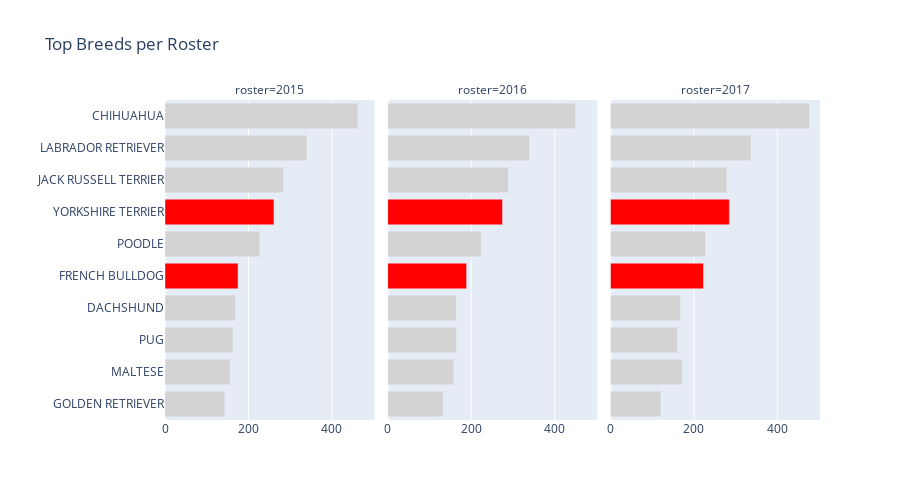

The cell this chart's notebook holds for it:
### Code cell
# Now you can plot the data
import plotly.express as px

# Sort the DataFrame by 'roster' and 'color'
# top_breeds_per_roster = top_breeds_per_roster.sort_values(["roster", "counts"])

# create a color map to highlight certain breeds
highlights = {"FRENCH BULLDOG": "red", "YORKSHIRE TERRIER": "red"}
highlights.update(
    {
        breed: "lightgray"
        for breed in top_breeds_per_roster["breed1_std"].unique()
        if breed not in highlights.keys()
    }
)

# Plot the data
fig = px.bar(
    top_breeds_per_roster,
    x="counts",
    y="breed1_std",
    color="breed1_std",
    orientation="h",
    title="Top Breeds per Roster",
    labels={"counts": "", "breed1_std": ""},
    color_discrete_map=highlights,
    facet_col="roster",
    height=500,
)
fig.update_traces(hovertemplate="Breed: %{y}<br>Count: %{x}")
fig.update_layout(showlegend=False)
fig.show()

### Figure 1 — Plotly figure (JSON) as saved in the notebook; plotly's stock layout.template omitted (floating-point values rounded to 4 significant figures)
{"data": [{"alignmentgroup": "True", "hovertemplate": "Breed: %{y}<br>Count: %{x}", "legendgroup": "CHIHUAHUA", "marker": {"color": "lightgray", "pattern": {"shape": ""}}, "name": "CHIHUAHUA", "offsetgroup": "CHIHUAHUA", "orientation": "h", "showlegend": true, "textposition": "auto", "type": "bar", "x": [462], "xaxis": "x", "y": ["CHIHUAHUA"], "yaxis": "y"}, {"alignmentgroup": "True", "hovertemplate": "Breed: %{y}<br>Count: %{x}", "legendgroup": "CHIHUAHUA", "marker": {"color": "lightgray", "pattern": {"shape": ""}}, "name": "CHIHUAHUA", "offsetgroup": "CHIHUAHUA", "orientation": "h", "showlegend": false, "textposition": "auto", "type": "bar", "x": [450], "xaxis": "x2", "y": ["CHIHUAHUA"], "yaxis": "y2"}, {"alignmentgroup": "True", "hovertemplate": "Breed: %{y}<br>Count: %{x}", "legendgroup": "CHIHUAHUA", "marker": {"color": "lightgray", "pattern": {"shape": ""}}, "name": "CHIHUAHUA", "offsetgroup": "CHIHUAHUA", "orientation": "h", "showlegend": false, "textposition": "auto", "type": "bar", "x": [477], "xaxis": "x3", "y": ["CHIHUAHUA"], "yaxis": "y3"}, {"alignmentgroup": "True", "hovertemplate": "Breed: %{y}<br>Count: %{x}", "legendgroup": "LABRADOR RETRIEVER", "marker": {"color": "lightgray", "pattern": {"shape": ""}}, "name": "LABRADOR RETRIEVER", "offsetgroup": "LABRADOR RETRIEVER", "orientation": "h", "showlegend": true, "textposition": "auto", "type": "bar", "x": [340], "xaxis": "x", "y": ["LABRADOR RETRIEVER"], "yaxis": "y"}, {"alignmentgroup": "True", "hovertemplate": "Breed: %{y}<br>Count: %{x}", "legendgroup": "LABRADOR RETRIEVER", "marker": {"color": "lightgray", "pattern": {"shape": ""}}, "name": "LABRADOR RETRIEVER", "offsetgroup": "LABRADOR RETRIEVER", "orientation": "h", "showlegend": false, "textposition": "auto", "type": "bar", "x": [340], "xaxis": "x2", "y": ["LABRADOR RETRIEVER"], "yaxis": "y2"}, {"alignmentgroup": "True", "hovertemplate": "Breed: %{y}<br>Count: %{x}", "legendgroup": "LABRADOR RETRIEVER", "marker": {"color": "lightgray", "pattern": {"shape": ""}}, "name": "LABRADOR RETRIEVER", "offsetgroup": "LABRADOR RETRIEVER", "orientation": "h", "showlegend": false, "textposition": "auto", "type": "bar", "x": [337], "xaxis": "x3", "y": ["LABRADOR RETRIEVER"], "yaxis": "y3"}, {"alignmentgroup": "True", "hovertemplate": "Breed: %{y}<br>Count: %{x}", "legendgroup": "JACK RUSSELL TERRIER", "marker": {"color": "lightgray", "pattern": {"shape": ""}}, "name": "JACK RUSSELL TERRIER", "offsetgroup": "JACK RUSSELL TERRIER", "orientation": "h", "showlegend": true, "textposition": "auto", "type": "bar", "x": [284], "xaxis": "x", "y": ["JACK RUSSELL TERRIER"], "yaxis": "y"}, {"alignmentgroup": "True", "hovertemplate": "Breed: %{y}<br>Count: %{x}", "legendgroup": "JACK RUSSELL TERRIER", "marker": {"color": "lightgray", "pattern": {"shape": ""}}, "name": "JACK RUSSELL TERRIER", "offsetgroup": "JACK RUSSELL TERRIER", "orientation": "h", "showlegend": false, "textposition": "auto", "type": "bar", "x": [289], "xaxis": "x2", "y": ["JACK RUSSELL TERRIER"], "yaxis": "y2"}, {"alignmentgroup": "True", "hovertemplate": "Breed: %{y}<br>Count: %{x}", "legendgroup": "JACK RUSSELL TERRIER", "marker": {"color": "lightgray", "pattern": {"shape": ""}}, "name": "JACK RUSSELL TERRIER", "offsetgroup": "JACK RUSSELL TERRIER", "orientation": "h", "showlegend": false, "textposition": "auto", "type": "bar", "x": [279], "xaxis": "x3", "y": ["JACK RUSSELL TERRIER"], "yaxis": "y3"}, {"alignmentgroup": "True", "hovertemplate": "Breed: %{y}<br>Count: %{x}", "legendgroup": "YORKSHIRE TERRIER", "marker": {"color": "red", "pattern": {"shape": ""}}, "name": "YORKSHIRE TERRIER", "offsetgroup": "YORKSHIRE TERRIER", "orientation": "h", "showlegend": true, "textposition": "auto", "type": "bar", "x": [261], "xaxis": "x", "y": ["YORKSHIRE TERRIER"], "yaxis": "y"}, {"alignmentgroup": "True", "hovertemplate": "Breed: %{y}<br>Count: %{x}", "legendgroup": "YORKSHIRE TERRIER", "marker": {"color": "red", "pattern": {"shape": ""}}, "name": "YORKSHIRE TERRIER", "offsetgroup": "YORKSHIRE TERRIER", "orientation": "h", "showlegend": false, "textposition": "auto", "type": "bar", "x": [275], "xaxis": "x2", "y": ["YORKSHIRE TERRIER"], "yaxis": "y2"}, {"alignmentgroup": "True", "hovertemplate": "Breed: %{y}<br>Count: %{x}", "legendgroup": "YORKSHIRE TERRIER", "marker": {"color": "red", "pattern": {"shape": ""}}, "name": "YORKSHIRE TERRIER", "offsetgroup": "YORKSHIRE TERRIER", "orientation": "h", "showlegend": false, "textposition": "auto", "type": "bar", "x": [285], "xaxis": "x3", "y": ["YORKSHIRE TERRIER"], "yaxis": "y3"}, {"alignmentgroup": "True", "hovertemplate": "Breed: %{y}<br>Count: %{x}", "legendgroup": "POODLE", "marker": {"color": "lightgray", "pattern": {"shape": ""}}, "name": "POODLE", "offsetgroup": "POODLE", "orientation": "h", "showlegend": true, "textposition": "auto", "type": "bar", "x": [227], "xaxis": "x", "y": ["POODLE"], "yaxis": "y"}, {"alignmentgroup": "True", "hovertemplate": "Breed: %{y}<br>Count: %{x}", "legendgroup": "POODLE", "marker": {"color": "lightgray", "pattern": {"shape": ""}}, "name": "POODLE", "offsetgroup": "POODLE", "orientation": "h", "showlegend": false, "textposition": "auto", "type": "bar", "x": [224], "xaxis": "x2", "y": ["POODLE"], "yaxis": "y2"}, {"alignmentgroup": "True", "hovertemplate": "Breed: %{y}<br>Count: %{x}", "legendgroup": "POODLE", "marker": {"color": "lightgray", "pattern": {"shape": ""}}, "name": "POODLE", "offsetgroup": "POODLE", "orientation": "h", "showlegend": false, "textposition": "auto", "type": "bar", "x": [228], "xaxis": "x3", "y": ["POODLE"], "yaxis": "y3"}, {"alignmentgroup": "True", "hovertemplate": "Breed: %{y}<br>Count: %{x}", "legendgroup": "FRENCH BULLDOG", "marker": {"color": "red", "pattern": {"shape": ""}}, "name": "FRENCH BULLDOG", "offsetgroup": "FRENCH BULLDOG", "orientation": "h", "showlegend": true, "textposition": "auto", "type": "bar", "x": [175], "xaxis": "x", "y": ["FRENCH BULLDOG"], "yaxis": "y"}, {"alignmentgroup": "True", "hovertemplate": "Breed: %{y}<br>Count: %{x}", "legendgroup": "FRENCH BULLDOG", "marker": {"color": "red", "pattern": {"shape": ""}}, "name": "FRENCH BULLDOG", "offsetgroup": "FRENCH BULLDOG", "orientation": "h", "showlegend": false, "textposition": "auto", "type": "bar", "x": [189], "xaxis": "x2", "y": ["FRENCH BULLDOG"], "yaxis": "y2"}, {"alignmentgroup": "True", "hovertemplate": "Breed: %{y}<br>Count: %{x}", "legendgroup": "FRENCH BULLDOG", "marker": {"color": "red", "pattern": {"shape": ""}}, "name": "FRENCH BULLDOG", "offsetgroup": "FRENCH BULLDOG", "orientation": "h", "showlegend": false, "textposition": "auto", "type": "bar", "x": [223], "xaxis": "x3", "y": ["FRENCH BULLDOG"], "yaxis": "y3"}, {"alignmentgroup": "True", "hovertemplate": "Breed: %{y}<br>Count: %{x}", "legendgroup": "DACHSHUND", "marker": {"color": "lightgray", "pattern": {"shape": ""}}, "name": "DACHSHUND", "offsetgroup": "DACHSHUND", "orientation": "h", "showlegend": true, "textposition": "auto", "type": "bar", "x": [169], "xaxis": "x", "y": ["DACHSHUND"], "yaxis": "y"}, {"alignmentgroup": "True", "hovertemplate": "Breed: %{y}<br>Count: %{x}", "legendgroup": "DACHSHUND", "marker": {"color": "lightgray", "pattern": {"shape": ""}}, "name": "DACHSHUND", "offsetgroup": "DACHSHUND", "orientation": "h", "showlegend": false, "textposition": "auto", "type": "bar", "x": [164], "xaxis": "x2", "y": ["DACHSHUND"], "yaxis": "y2"}, {"alignmentgroup": "True", "hovertemplate": "Breed: %{y}<br>Count: %{x}", "legendgroup": "DACHSHUND", "marker": {"color": "lightgray", "pattern": {"shape": ""}}, "name": "DACHSHUND", "offsetgroup": "DACHSHUND", "orientation": "h", "showlegend": false, "textposition": "auto", "type": "bar", "x": [168], "xaxis": "x3", "y": ["DACHSHUND"], "yaxis": "y3"}, {"alignmentgroup": "True", "hovertemplate": "Breed: %{y}<br>Count: %{x}", "legendgroup": "PUG", "marker": {"color": "lightgray", "pattern": {"shape": ""}}, "name": "PUG", "offsetgroup": "PUG", "orientation": "h", "showlegend": true, "textposition": "auto", "type": "bar", "x": [163], "xaxis": "x", "y": ["PUG"], "yaxis": "y"}, {"alignmentgroup": "True", "hovertemplate": "Breed: %{y}<br>Count: %{x}", "legendgroup": "PUG", "marker": {"color": "lightgray", "pattern": {"shape": ""}}, "name": "PUG", "offsetgroup": "PUG", "orientation": "h", "showlegend": false, "textposition": "auto", "type": "bar", "x": [165], "xaxis": "x2", "y": ["PUG"], "yaxis": "y2"}, {"alignmentgroup": "True", "hovertemplate": "Breed: %{y}<br>Count: %{x}", "legendgroup": "PUG", "marker": {"color": "lightgray", "pattern": {"shape": ""}}, "name": "PUG", "offsetgroup": "PUG", "orientation": "h", "showlegend": false, "textposition": "auto", "type": "bar", "x": [160], "xaxis": "x3", "y": ["PUG"], "yaxis": "y3"}, {"alignmentgroup": "True", "hovertemplate": "Breed: %{y}<br>Count: %{x}", "legendgroup": "MALTESE", "marker": {"color": "lightgray", "pattern": {"shape": ""}}, "name": "MALTESE", "offsetgroup": "MALTESE", "orientation": "h", "showlegend": true, "textposition": "auto", "type": "bar", "x": [156], "xaxis": "x", "y": ["MALTESE"], "yaxis": "y"}, {"alignmentgroup": "True", "hovertemplate": "Breed: %{y}<br>Count: %{x}", "legendgroup": "MALTESE", "marker": {"color": "lightgray", "pattern": {"shape": ""}}, "name": "MALTESE", "offsetgroup": "MALTESE", "orientation": "h", "showlegend": false, "textposition": "auto", "type": "bar", "x": [158], "xaxis": "x2", "y": ["MALTESE"], "yaxis": "y2"}, {"alignmentgroup": "True", "hovertemplate": "Breed: %{y}<br>Count: %{x}", "legendgroup": "MALTESE", "marker": {"color": "lightgray", "pattern": {"shape": ""}}, "name": "MALTESE", "offsetgroup": "MALTESE", "orientation": "h", "showlegend": false, "textposition": "auto", "type": "bar", "x": [172], "xaxis": "x3", "y": ["MALTESE"], "yaxis": "y3"}, {"alignmentgroup": "True", "hovertemplate": "Breed: %{y}<br>Count: %{x}", "legendgroup": "GOLDEN RETRIEVER", "marker": {"color": "lightgray", "pattern": {"shape": ""}}, "name": "GOLDEN RETRIEVER", "offsetgroup": "GOLDEN RETRIEVER", "orientation": "h", "showlegend": true, "textposition": "auto", "type": "bar", "x": [143], "xaxis": "x", "y": ["GOLDEN RETRIEVER"], "yaxis": "y"}, {"alignmentgroup": "True", "hovertemplate": "Breed: %{y}<br>Count: %{x}", "legendgroup": "GOLDEN RETRIEVER", "marker": {"color": "lightgray", "pattern": {"shape": ""}}, "name": "GOLDEN RETRIEVER", "offsetgroup": "GOLDEN RETRIEVER", "orientation": "h", "showlegend": false, "textposition": "auto", "type": "bar", "x": [133], "xaxis": "x2", "y": ["GOLDEN RETRIEVER"], "yaxis": "y2"}, {"alignmentgroup": "True", "hovertemplate": "Breed: %{y}<br>Count: %{x}", "legendgroup": "GOLDEN RETRIEVER", "marker": {"color": "lightgray", "pattern": {"shape": ""}}, "name": "GOLDEN RETRIEVER", "offsetgroup": "GOLDEN RETRIEVER", "orientation": "h", "showlegend": false, "textposition": "auto", "type": "bar", "x": [121], "xaxis": "x3", "y": ["GOLDEN RETRIEVER"], "yaxis": "y3"}], "layout": {"annotations": [{"font": {}, "showarrow": false, "text": "roster=2015", "x": 0.16, "xanchor": "center", "xref": "paper", "y": 1, "yanchor": "bottom", "yref": "paper"}, {"font": {}, "showarrow": false, "text": "roster=2016", "x": 0.5, "xanchor": "center", "xref": "paper", "y": 1, "yanchor": "bottom", "yref": "paper"}, {"font": {}, "showarrow": false, "text": "roster=2017", "x": 0.84, "xanchor": "center", "xref": "paper", "y": 1, "yanchor": "bottom", "yref": "paper"}], "barmode": "relative", "height": 500, "legend": {"title": {"text": ""}, "tracegroupgap": 0}, "showlegend": false, "title": {"text": "Top Breeds per Roster"}, "xaxis": {"anchor": "y", "domain": [0, 0.32], "title": {"text": ""}}, "xaxis2": {"anchor": "y2", "domain": [0.34, 0.66], "matches": "x", "title": {"text": ""}}, "xaxis3": {"anchor": "y3", "domain": [0.68, 1.0], "matches": "x", "title": {"text": ""}}, "yaxis": {"anchor": "x", "categoryarray": ["GOLDEN RETRIEVER", "MALTESE", "PUG", "DACHSHUND", "FRENCH BULLDOG", "POODLE", "YORKSHIRE TERRIER", "JACK RUSSELL TERRIER", "LABRADOR RETRIEVER", "CHIHUAHUA"], "categoryorder": "array", "domain": [0, 1], "title": {"text": ""}}, "yaxis2": {"anchor": "x2", "domain": [0, 1], "matches": "y", "showticklabels": false}, "yaxis3": {"anchor": "x3", "domain": [0, 1], "matches": "y", "showticklabels": false}}}
